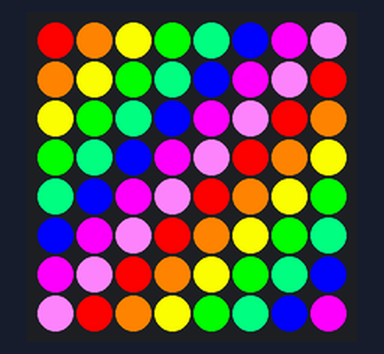
Recording of a program running on a simulated Raspberry Pi (BCM pin numbers) with a Sense HAT. On the bench: the Sense HAT's 8×8 RGB LED matrix.

Above: at 1.08 s.
At 1.62 s:
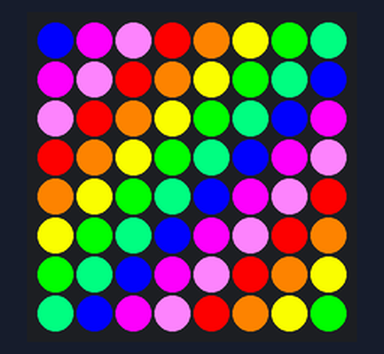
At 2.16 s:
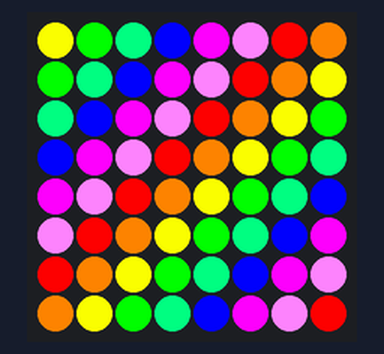

Measured:
- by itself, everything shown: repeats every 0.86 s, in 8 steps

The program:

rainbowscroll.py
```python
from sense_hat import SenseHat
from time import sleep
sense = SenseHat()

sense.clear()

sleep(1)

#sense.set_pixel(0,0,(255,0,0))

r = (255, 0, 0)
o = (255, 128, 0)
y = (255, 255, 0)
g = (0, 255, 0)
c = (0, 255, 128)
b = (0, 0, 255)
p = (255, 0, 255)
n = (255, 128, 255)

colours = [r,o,y,g,c,b,p,n]
copy = [r,o,y,g,c,b,p,n]

index = 0

while True:
    for x in range(8):
        for y in range(8):
            index = (x+y) % len(colours)
            sense.set_pixel(x,y,colours[index])

    for i in range(8):
        colours[i] = copy[(i+1)%len(copy)]

    for i in range(8):
        copy[i] = colours[i]

    sleep(0.1)
        
```
